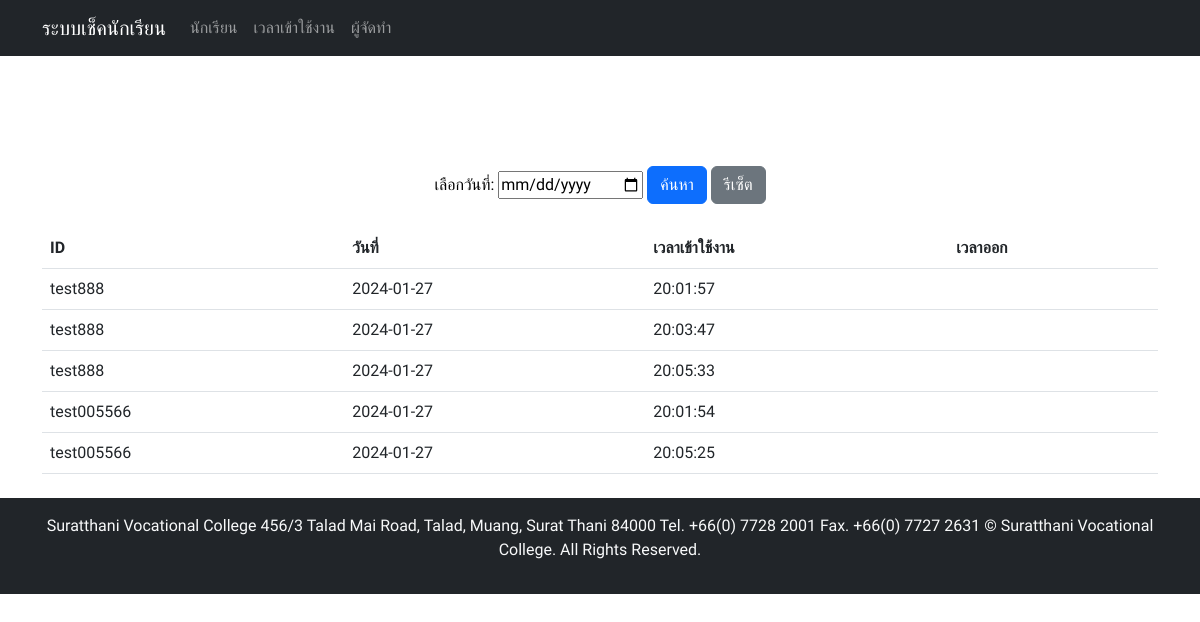
The page /admin/timecheck.php on the database as committed earlier.
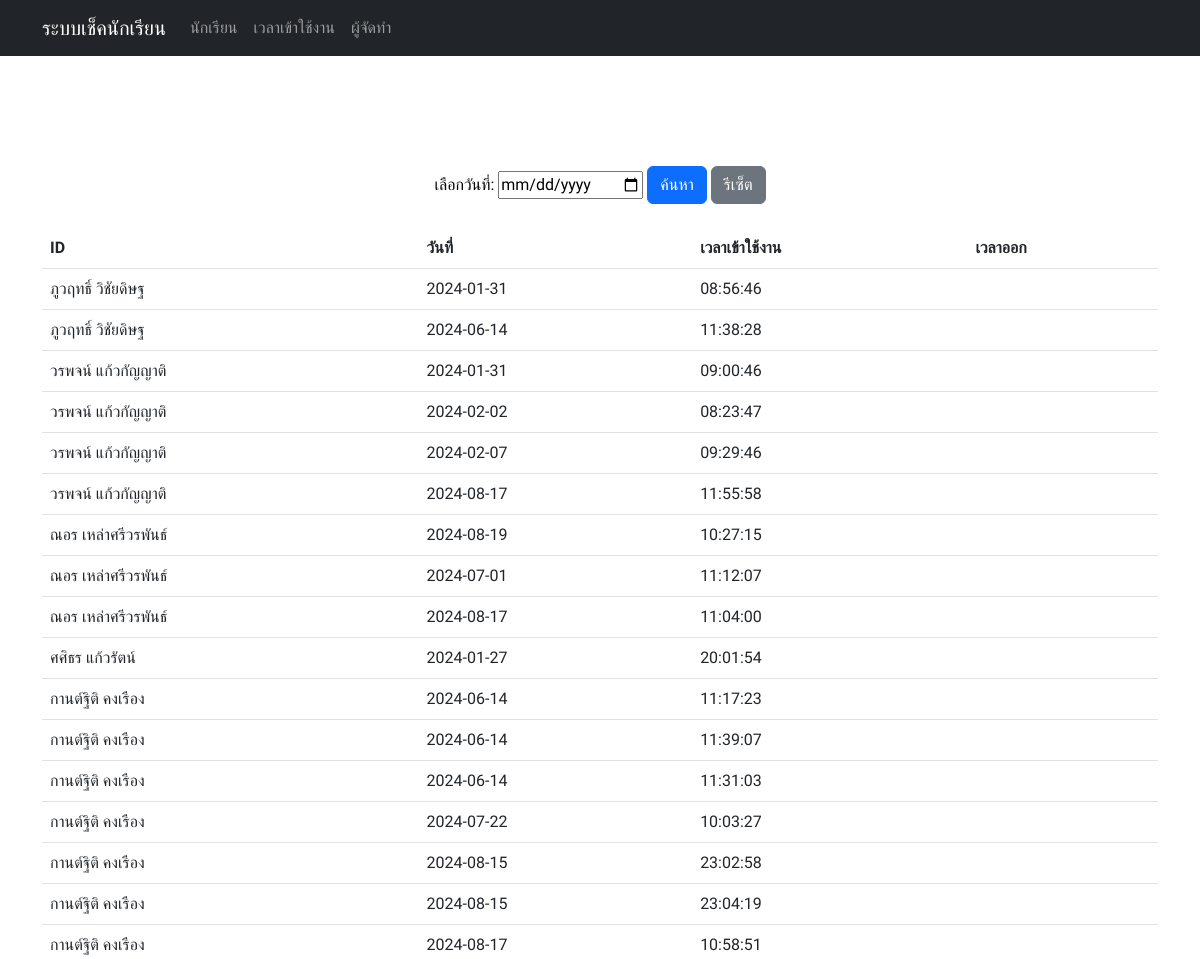
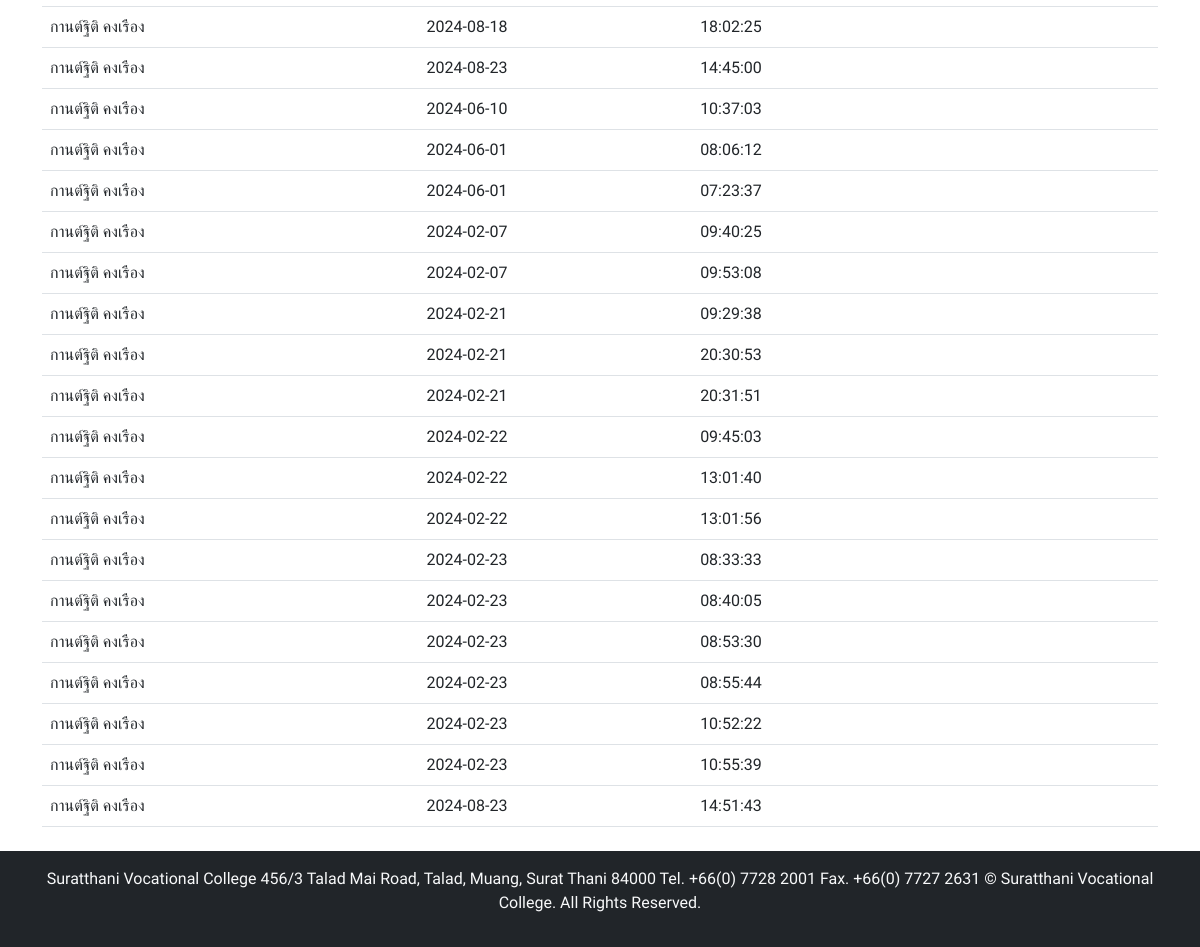
The same page on the database as committed later (2 pictures, top to bottom).
### tables this page shows
CREATE TABLE `students` (
  `id` int(11) NOT NULL,
  `st_name` varchar(255) NOT NULL,
  `st_barcode` varchar(255) NOT NULL,
  `st_img` varchar(255) NOT NULL
);

CREATE TABLE `time_check` (
  `id` int(11) NOT NULL,
  `st_id` int(11) NOT NULL,
  `st_date` date NOT NULL,
  `st_in` time DEFAULT NULL,
  `st_out` time DEFAULT NULL
);

### admin/timecheck.php (the view, shortened to what this page needs)
<?php include "header.php"; ?>
<?php
$dateFilter = isset($_POST['date_filter']) ? $_POST['date_filter'] : '';
if ($dateFilter) {
    $sql = "SELECT students.*, time_check.st_date, time_check.st_in, time_check.st_out
            FROM students
            JOIN time_check ON students.id = time_check.st_id
            WHERE DATE(time_check.st_date) = '$dateFilter'
            ORDER BY students.id DESC;";
} else {
    $sql = "SELECT students.*, time_check.st_date, time_check.st_in, time_check.st_out
            FROM students
            JOIN time_check ON students.id = time_check.st_id
            ORDER BY students.id DESC;";
}
$result = $conn->query($sql);
if ($result->num_rows > 0) {
    $timeChecks = $result->fetch_all(MYSQLI_ASSOC);
} else {
    $timeChecks = [];
}
?>
<div class="container mt-5">
    <h2 class="text-center mb-4">ตารางเช็คเวลาการเข้าใช้งาน</h2>
    <form method="POST" class="mb-4 text-center">
        <label for="date_filter">เลือกวันที่:</label>
        <input type="date" id="date_filter" name="date_filter" value="<?php echo $dateFilter; ?>">
        <button type="submit" class="btn btn-primary">ค้นหา</button>
        <button type="reset" name="reset_filter" class="btn btn-secondary">รีเซ็ต</button>
    </form>
    <?php if (!empty($timeChecks)) : ?>
        <table class="table">
            <thead>
                <tr>
                    <th>ID</th>
                    <th>วันที่</th>
                    <th>เวลาเข้าใช้งาน</th>
                    <th>เวลาออก</th>
                </tr>
            </thead>
            <tbody>
                <?php foreach ($timeChecks as $timeCheck) : ?>
                    <tr>
                        <td><?php echo $timeCheck['st_name']; ?></td>
                        <td><?php echo $timeCheck['st_date']; ?></td>
                        <td><?php echo $timeCheck['st_in']; ?></td>
                        <td><?php echo $timeCheck['st_out']; ?></td>
                    </tr>
                <?php endforeach; ?>
            </tbody>
        </table>
    <?php else : ?>
        <p class="text-center">ไม่พบข้อมูลการเข้าใช้งาน</p>
    <?php endif; ?>
</div>
<?php include "footer.php"; ?>

Rows that differ between the two databases and show on the page:
no longer on this page (row edited): students: st_name "test888", time_check.st_date "2024-01-27", time_check.st_in "20:01:57", time_check.st_in "20:03:47", time_check.st_in "20:05:33"
no longer on one of the page's lists (row edited): students: st_name "test005566", time_check.st_date "2024-01-27", time_check.st_in "20:05:25"
added students: st_name "ภูวฤทธิ์ วิชัยดิษฐ", time_check.st_date "2024-01-31", time_check.st_in "08:56:46", time_check.st_date "2024-06-14", time_check.st_in "11:38:28"
added students: st_name "วรพจน์ แก้วกัญญาติ", time_check.st_date "2024-01-31", time_check.st_in "09:00:46", time_check.st_date "2024-02-02", time_check.st_in "08:23:47", time_check.st_date "2024-02-07", time_check.st_in "09:29:46", time_check.st_date "2024-08-17", time_check.st_in "11:55:58"
added students: st_name "ณอร เหล่าศรีวรพันธ์", time_check.st_date "2024-08-19", time_check.st_in "10:27:15", time_check.st_date "2024-07-01", time_check.st_in "11:12:07", time_check.st_date "2024-08-17", time_check.st_in "11:04:00"
changed students (number 4 of 5 on the later page): st_name "test005566" → "ศศิธร แก้วรัตน์"
added students: st_name "กานต์ฐิติ คงเรือง", time_check.st_date "2024-06-14", time_check.st_in "11:17:23", time_check.st_in "11:39:07", time_check.st_in "11:31:03", time_check.st_date "2024-07-22", time_check.st_in "10:03:27", time_check.st_date "2024-08-15", time_check.st_in "23:02:58", time_check.st_in "23:04:19", time_check.st_date "2024-08-17", time_check.st_in "10:58:51", time_check.st_date "2024-08-18", time_check.st_in "18:02:25", time_check.st_date "2024-08-23", time_check.st_in "14:45:00", time_check.st_date "2024-06-10", time_check.st_in "10:37:03", time_check.st_date "2024-06-01", time_check.st_in "08:06:12", time_check.st_in "07:23:37", time_check.st_date "2024-02-07", time_check.st_in "09:40:25", time_check.st_in "09:53:08", time_check.st_date "2024-02-21", time_check.st_in "09:29:38", time_check.st_in "20:30:53", time_check.st_in "20:31:51", time_check.st_date "2024-02-22", time_check.st_in "09:45:03", time_check.st_in "13:01:40", time_check.st_in "13:01:56", time_check.st_date "2024-02-23", time_check.st_in "08:33:33", time_check.st_in "08:40:05", time_check.st_in "08:53:30", time_check.st_in "08:55:44", time_check.st_in "10:52:22", time_check.st_in "10:55:39", time_check.st_in "14:51:43"
